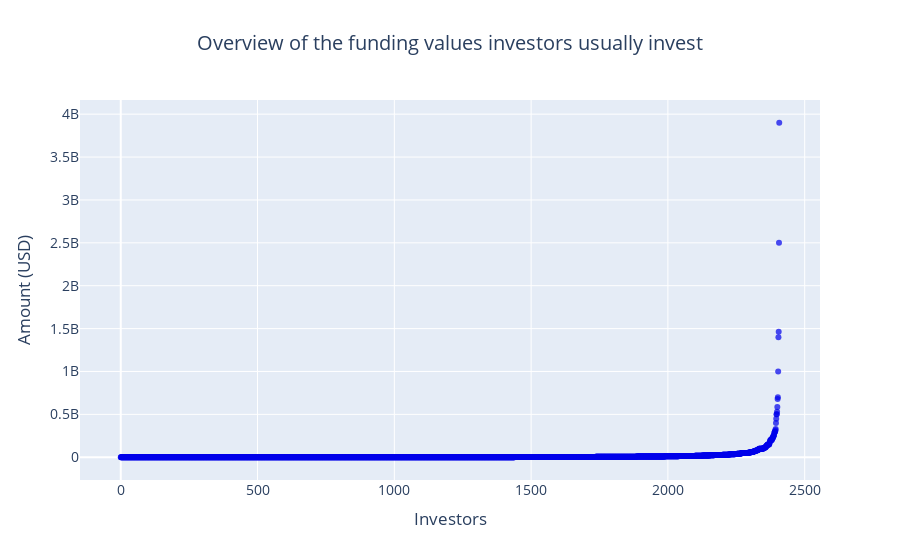

Notebook code cell kept with this figure:
### Code cell
investor_fund_dist = df.groupby('InvestorsName')['CleanedAmount'].sum().sort_values(ignore_index=True)

# Set the line plot
trace = go.Scatter(x=investor_fund_dist.index, 
                   y=investor_fund_dist.values,
                   mode='markers',
                   marker_color='rgba(0, 0, 235, .7)'
                  )

# Set the layout
layout = go.Layout(
    title=go.layout.Title(text='Overview of the funding values investors usually invest', x=0.5),
    font=dict(size=14),
    xaxis=dict(title='Investors'),
    yaxis=dict(title='Amount (USD)')
)

data = [trace]
fig = go.Figure(data=data, layout=layout)
fig.show()

### Figure 1 — Plotly figure (JSON) as saved in the notebook; plotly's stock layout.template omitted (floating-point values rounded to 4 significant figures; data arrays with more than 128 entries replaced by an {"elided": "..."} marker saying what was removed)
{"data": [{"marker": {"color": "rgba(0, 0, 235, .7)"}, "mode": "markers", "type": "scatter", "x": {"elided": "2408 int values"}, "y": {"elided": "2408 float values"}}], "layout": {"font": {"size": 14}, "title": {"text": "Overview of the funding values investors usually invest", "x": 0.5}, "xaxis": {"title": {"text": "Investors"}}, "yaxis": {"title": {"text": "Amount (USD)"}}}}
